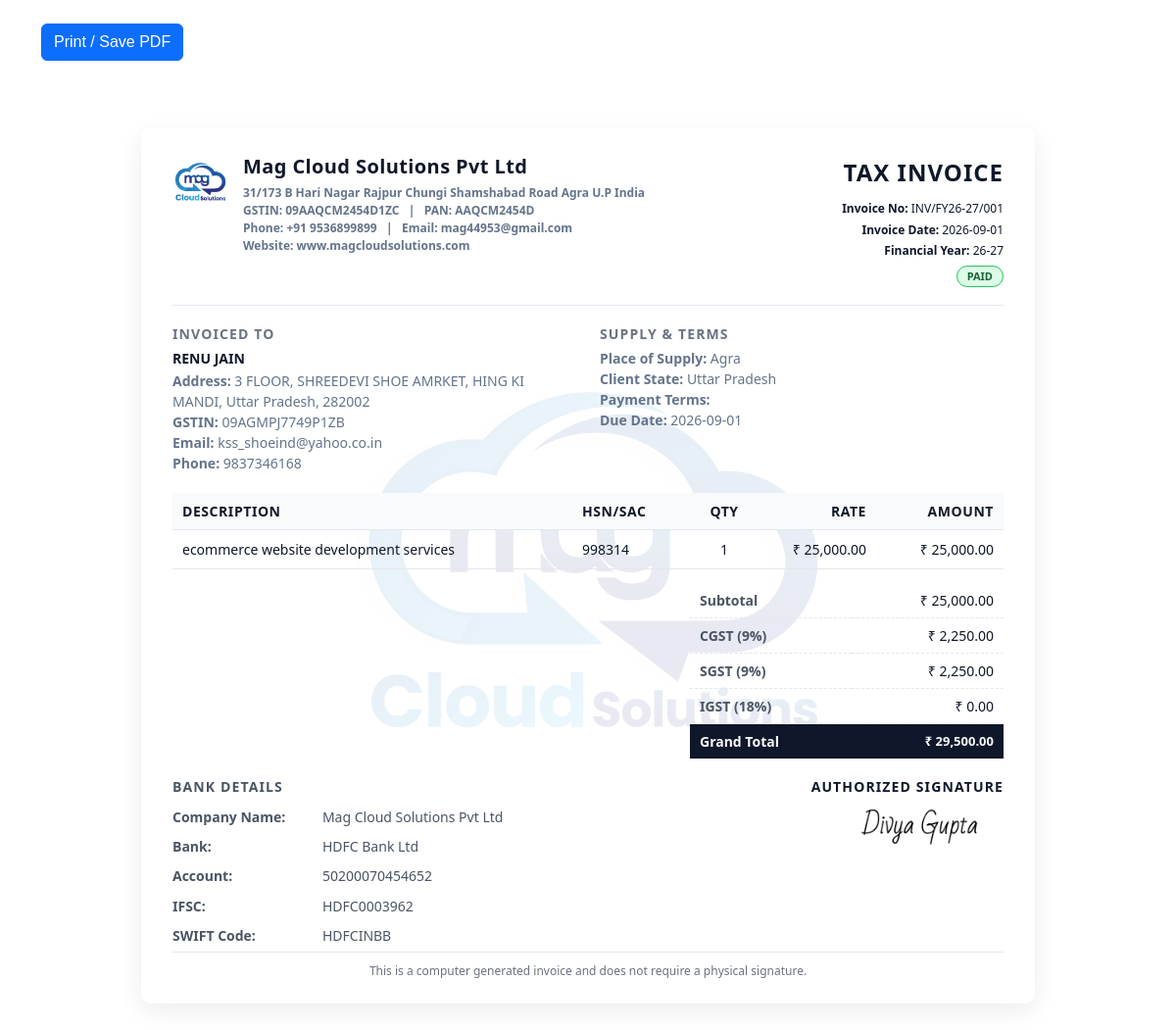
The app's page /modules/invoices/view-invoice.php?id=57 with its own data.
### tables this page shows
CREATE TABLE `company_settings` (
  `id` int(11) NOT NULL,
  `company_name` varchar(200) DEFAULT NULL,
  `address` text DEFAULT NULL,
  `state` varchar(100) DEFAULT NULL,
  `gstin` varchar(50) DEFAULT NULL,
  `pan` varchar(50) DEFAULT NULL,
  `phone` varchar(20) DEFAULT NULL,
  `email` varchar(100) DEFAULT NULL,
  `website` varchar(200) NOT NULL,
  `bank_name` varchar(200) DEFAULT NULL,
  `account_number` varchar(100) DEFAULT NULL,
  `ifsc` varchar(50) DEFAULT NULL,
  `swift_code` varchar(50) DEFAULT NULL,
  `logo` varchar(200) DEFAULT NULL,
  `signature` varchar(200) DEFAULT NULL,
  `created_at` timestamp NOT NULL DEFAULT current_timestamp()
);

CREATE TABLE `invoices` (
  `id` int(11) NOT NULL,
  `invoice_number` varchar(50) DEFAULT NULL,
  `invoice_type` enum('gst','export') DEFAULT NULL,
  `client_id` int(11) DEFAULT NULL,
  `invoice_date` date DEFAULT NULL,
  `financial_year` varchar(20) DEFAULT NULL,
  `subtotal` decimal(10,2) DEFAULT NULL,
  `tax_amount` decimal(10,2) DEFAULT NULL,
  `total_amount` decimal(10,2) DEFAULT NULL,
  `currency` varchar(10) DEFAULT NULL,
  `status` varchar(20) DEFAULT NULL,
  `created_at` timestamp NOT NULL DEFAULT current_timestamp(),
  `place_of_supply` varchar(100) DEFAULT NULL,
  `payment_terms` varchar(100) DEFAULT NULL,
  `due_date` date DEFAULT NULL,
  `cgst` decimal(10,2) DEFAULT NULL,
  `sgst` decimal(10,2) DEFAULT NULL,
  `igst` decimal(10,2) DEFAULT 0.00,
  `grand_total` decimal(10,2) DEFAULT NULL,
  `deleted_at` datetime DEFAULT NULL
);

CREATE TABLE `clients` (
  `id` int(11) NOT NULL,
  `client_name` varchar(150) DEFAULT NULL,
  `company_name` varchar(150) DEFAULT NULL,
  `email` varchar(100) DEFAULT NULL,
  `phone` varchar(20) DEFAULT NULL,
  `address` text DEFAULT NULL,
  `state` varchar(100) DEFAULT NULL,
  `country` varchar(100) DEFAULT NULL,
  `gstin` varchar(20) DEFAULT NULL,
  `ved_no` varchar(200) NOT NULL,
  `created_at` timestamp NOT NULL DEFAULT current_timestamp()
);

CREATE TABLE `invoice_items` (
  `id` int(11) NOT NULL,
  `invoice_id` int(11) DEFAULT NULL,
  `description` text DEFAULT NULL,
  `qty` int(11) DEFAULT NULL,
  `unit_price` decimal(10,2) DEFAULT NULL,
  `hsn_code` varchar(50) DEFAULT NULL,
  `tax_rate` decimal(5,2) DEFAULT NULL,
  `amount` decimal(10,2) DEFAULT NULL
);

### includes/functions.php (called while the page is built, shortened)
<?php
function getCurrencySymbol($currency){
  $map = [
    'INR' => '₹',
    'USD' => '$',
    'EUR' => '€',
    'GBP' => '£',
  ];
  $code = strtoupper(trim((string)$currency));
  return $map[$code] ?? $code;
}
function formatMoney($amount, $currency){
  return getCurrencySymbol($currency) . ' ' . number_format((float)$amount, 2);
}
?>

### templates/invoice-gst.php (the view, shortened to what this page needs)
<?php
$isPaid = isset($data['status']) && strtolower($data['status']) === 'paid';
$statusLabel = $isPaid ? 'PAID' : 'UNPAID';
$statusClass = $isPaid ? 'paid' : 'unpaid';
?>
<div class="invoice-shell">
  <div class="invoice-wrap">
    <?php if(!empty($company['logo'])){ ?>
      <div class="invoice-watermark" aria-hidden="true">
        <img src="../../uploads/logo/<?php echo htmlspecialchars($company['logo'], ENT_QUOTES); ?>" alt="">
      </div>
    <?php } ?>
    <div class="invoice-body">
    <div class="inv-header">
      <div class="brand-left">
        <?php if(!empty($company['logo'])){ ?>
          <img src="../../uploads/logo/<?php echo $company['logo']; ?>" alt="Logo">
        <?php } ?>
        <div class="brand-text">
          <h3><?php echo $company['company_name']; ?></h3>
          <p>
            <?php echo nl2br($company['address']); ?><br>
            GSTIN: <?php echo $company['gstin']; ?> &nbsp; | &nbsp;
            PAN: <?php echo $company['pan']; ?><br>
            Phone: <?php echo $company['phone']; ?> &nbsp; | &nbsp;
            Email: <?php echo $company['email']; ?><br>
            Website: <?php echo $company['website']; ?>
          </p>
        </div>
      </div>
      <div class="meta-right">
        <p class="doc-title">TAX INVOICE</p>
        <div class="meta-grid">
          <div><b>Invoice No:</b> <?php echo $data['invoice_number']; ?></div>
          <div><b>Invoice Date:</b> <?php echo $data['invoice_date']; ?></div>
          <div><b>Financial Year:</b> <?php echo $data['financial_year']; ?></div>
        </div>
        <div class="status-pill <?php echo $statusClass; ?>">
          <?php echo $statusLabel; ?>
        </div>
      </div>
    </div>
    <div class="divider"></div>
    <div class="party-row">
      <div class="party-col">
        <div class="label-heading">Invoiced To</div>
        <div class="party-name"><?php echo $data['client_name']; ?></div>
        <div class="muted"><b>Address:</b> <?php echo nl2br($data['address']); ?></div>
        <?php if(!empty($data['gstin'])){ ?>
          <div class="muted"><b>GSTIN:</b> <?php echo $data['gstin']; ?></div>
        <?php } ?>
        <?php if(!empty($data['email'])){ ?>
          <div class="muted"><b>Email:</b> <?php echo $data['email']; ?></div>
        <?php } ?>
        <?php if(!empty($data['phone'])){ ?>
          <div class="muted"><b>Phone:</b> <?php echo $data['phone']; ?></div>
        <?php } ?>
      </div>
      <div class="party-col">
        <div class="label-heading">Supply &amp; Terms</div>
        <div class="muted">
          <b>Place of Supply:</b> <?php echo $data['place_of_supply']; ?><br>
          <?php if(!empty($data['state'])){ ?>
            <b>Client State:</b> <?php echo $data['state']; ?><br>
          <?php } ?>
          <b>Payment Terms:</b> <?php echo $data['payment_terms']; ?><br>
          <?php if(!empty($data['due_date'])){ ?>
            <b>Due Date:</b> <?php echo $data['due_date']; ?>
          <?php } ?>
        </div>
      </div>
    </div>
    <table class="items">
      <thead>
        <tr>
          <th>Description</th>
          <th style="width:120px">HSN/SAC</th>
          <th class="text-center" style="width:70px">Qty</th>
          <th class="text-right" style="width:120px">Rate</th>
          <th class="text-right" style="width:130px">Amount</th>
        </tr>
      </thead>
      <tbody>
        <?php foreach($items_arr as $item){ ?>
          <tr>
            <td><?php echo $item['description']; ?></td>
            <td><?php echo $item['hsn_code']; ?></td>
            <td class="text-center"><?php echo $item['qty']; ?></td>
            <td class="text-right"><?php echo formatMoney($item['unit_price'], 'INR'); ?></td>
            <td class="text-right"><?php echo formatMoney($item['amount'], 'INR'); ?></td>
          </tr>
        <?php } ?>
      </tbody>
    </table>
    <div class="totals-wrap">
      <table class="summary">
        <tr>
          <th>Subtotal</th>
          <td><?php echo formatMoney($data['subtotal'], 'INR'); ?></td>
        </tr>
        <tr>
          <th>CGST (9%)</th>
          <td><?php echo formatMoney($data['cgst'] ?? 0, 'INR'); ?></td>
        </tr>
        <tr>
          <th>SGST (9%)</th>
          <td><?php echo formatMoney($data['sgst'] ?? 0, 'INR'); ?></td>
        </tr>
        <tr>
          <th>IGST (18%)</th>
          <td><?php echo formatMoney($data['igst'] ?? 0, 'INR'); ?></td>
        </tr>
        <tr class="grand">
          <th>Grand Total</th>
          <td><?php echo formatMoney($data['grand_total'], 'INR'); ?></td>
        </tr>
      </table>
    </div>
    <div class="footer-grid">
      <div class="bank">
      <div class="note-label">Bank Details</div>
  <table style="width: 70%; border-collapse: collapse;">
    <tr>
      <td style="padding: 4px 0;"><strong>Company Name:</strong></td>
      <td style="padding: 4px 0;"><?php echo $company['company_name']; ?></td>
    </tr>
    <tr>
      <td style="padding: 4px 0;"><strong>Bank:</strong></td>
      <td style="padding: 4px 0;"><?php echo $company['bank_name']; ?></td>
    </tr>
    <tr>
      <td style="padding: 4px 0;"><strong>Account:</strong></td>
      <td style="padding: 4px 0;"><?php echo $company['account_number']; ?></td>
    </tr>
    <tr>
      <td style="padding: 4px 0;"><strong>IFSC:</strong></td>
      <td style="padding: 4px 0;"><?php echo $company['ifsc']; ?></td>
    </tr>
    <tr>
      <td style="padding: 4px 0;"><strong>SWIFT Code:</strong></td>
      <td style="padding: 4px 0;"><?php echo $company['swift_code']; ?></td>
    </tr>
  </table>
</div>
      <div class="sign">
        <div class="note-label">Authorized Signature</div>
        <?php if(!empty($company['signature'])){ ?>
          <img src="../../uploads/signature/<?php echo $company['signature']; ?>" alt="Signature">
        <?php } ?>
      </div>
    </div>
    <div class="print-footnote">
      This is a computer generated invoice and does not require a physical signature.
    </div>
    </div>
  </div>
</div>

### modules/invoices/view-invoice.php (shortened to what this page needs)
<?php
require_once __DIR__ . "/../../config/database.php";
require_once __DIR__ . "/../../includes/functions.php";
$company = mysqli_query($conn,"SELECT * FROM company_settings LIMIT 1");
$company = mysqli_fetch_assoc($company);
$id = $_GET['id'];
$invoice = mysqli_query($conn,"
SELECT invoices.*, clients.*
FROM invoices
LEFT JOIN clients ON invoices.client_id = clients.id
WHERE invoices.id='$id'
");
$data = mysqli_fetch_assoc($invoice);
$items = mysqli_query($conn,"
SELECT * FROM invoice_items
WHERE invoice_id='$id'
");
$type = $data['invoice_type'];
?>
<!DOCTYPE html>
<html>
<head>
<link href="https://cdn.jsdelivr.net/npm/bootstrap@5.3.0/dist/css/bootstrap.min.css" rel="stylesheet">
</head>
<body>
<div class="container mt-4">
<button onclick="window.print()" class="btn btn-primary print-btn">
Print / Save PDF
</button>
<?php
$items_arr = [];
while($item = mysqli_fetch_assoc($items)){
    $items_arr[] = $item;
}
if($type === 'gst'){
    include __DIR__ . "/../../templates/invoice-gst.php";
}else{
    include __DIR__ . "/../../templates/invoice-export.php";
}
?>
</div>
</body>
</html>

### modules/invoices/view-invoice.php (style rules this page uses)
body { font-family: Arial; background:#fff; }
.print-btn { margin-bottom:20px; }

### templates/invoice-gst.php (style rules this page uses)
.invoice-shell { max-width: 960px; margin: 24px auto; padding: 24px; }
.invoice-wrap { position: relative; overflow: hidden; background:#ffffff; border-radius:10px; box-shadow:0 8px 25px rgba(15,23,42,0.08); padding:28px 32px 24px; font-family:system-ui,-apple-system,BlinkMacSystemFont,"Segoe UI",sans-serif; color:#0f172a; font-size:13px; }
.invoice-body { position: relative; z-index: 1; display:flex; flex-direction:column; min-height:100%; }
.invoice-watermark { position:absolute; inset:0; display:flex; align-items:center; justify-content:center; z-index:0; pointer-events:none; }
.invoice-watermark img { max-width:55%; max-height:70%; width:auto; height:auto; object-fit:contain; opacity:0.1; }
.inv-header { display:flex; justify-content:space-between; gap:24px; align-items:flex-start; }
.brand-left { display:flex; gap:16px; align-items:flex-start; }
.brand-left img { display:block; max-height:56px; width:auto; }
.brand-text h3 { margin:0; font-size:20px; font-weight:800; letter-spacing:0.4px; }
.brand-text p { margin:6px 0 0; font-size:12px; font-weight:600; line-height:1.5; color:#64748b; }
.meta-right { text-align:right; font-size:12px; }
.meta-right .doc-title { font-size:24px; font-weight:800; letter-spacing:1px; text-transform:uppercase; margin:0 0 4px; }
.status-pill { display:inline-flex; align-items:center; padding:2px 10px; border-radius:999px; font-size:11px; font-weight:700; margin-top:4px; }
.status-pill.paid { background:#dcfce7; color:#166534; border:1px solid #22c55e; }
.meta-grid { margin-top:8px; }
.meta-grid div { line-height:1.8; }
.divider { margin:18px 0; border-bottom:1px solid #e2e8f0; }
.party-row { display:flex; gap:24px; margin-bottom:8px; }
.party-col { flex:1; font-size:14px; line-height:1.5; }
.label-heading { font-size:14px; font-weight:700; letter-spacing:0.08em; text-transform:uppercase; color:#6b7280; margin-bottom:4px; }
.party-name { font-weight:700; margin-bottom:2px; }
.muted { color:#64748b; }
table.items { width:100%; border-collapse:collapse; font-size:14px; margin-top:12px; }
table.items thead th { background:#f9fafb; color:#111827; font-weight:700; text-transform:uppercase; font-size:14px; letter-spacing:0.04em; padding:8px 10px; border-bottom:1px solid #e2e8f0; }
table.items td { padding:9px 10px; border-bottom:1px solid #e5e7eb; vertical-align:top; }
.text-right { text-align:right; white-space:nowrap; }
.text-center { text-align:center; }
.totals-wrap { display:flex; justify-content:flex-end; margin-top:14px; }
table.summary { width:320px; border-collapse:collapse; font-size:14px; }
table.summary th, table.summary td { padding:7px 10px; }
table.summary tr:not(.grand) th { color:#4b5563; font-weight:600; }
table.summary tr:not(.grand) td { text-align:right; color:#111827; }
table.summary tr:not(.grand) { border-bottom:1px dashed #e5e7eb; }
.grand { background:#0f172a; color:#f9fafb; }
.grand th { font-weight:700; }
.grand td { font-weight:800; font-size:13px; text-align:right; }
.footer-grid { display:flex; gap:20px; margin-top:18px; align-items:flex-start; }
.bank { flex:1.2; font-size:14px; line-height:1.6; color:#4b5563; }
.sign { width:260px; text-align:right; font-size:14px; }
.sign img { margin-top:8px; max-width:170px; height:auto; }
.note-label { font-weight:700; text-transform:uppercase; letter-spacing:0.08em; font-size:14px; margin-bottom:4px; }
.print-footnote { margin-top: auto; padding-top: 10px; text-align:center; font-size:12px; color:#6b7280; border-top:1px solid #e5e7eb; }

### records on screen
company_settings: logo (picture), company_name "Mag Cloud Solutions Pvt Ltd", address "31/173 B Hari Nagar Rajpur Chungi Shamshabad Road Agra U.P India", gstin "09AAQCM2454D1ZC", pan "AAQCM2454D", phone "+91 9536899899", email "mag44953@gmail.com", website "www.magcloudsolutions.com", bank_name "HDFC Bank Ltd", account_number "50200070454652", ifsc "HDFC0003962", swift_code "HDFCINBB", signature (picture)
invoices: invoice_number "INV/FY26-27/001", invoice_date "2026-09-01", financial_year "26-27", status "PAID", client.client_name "RENU JAIN", client.address "3 FLOOR, SHREEDEVI SHOE AMRKET, HING KI MANDI, Uttar Pradesh, 282002", client.gstin "09AGMPJ7749P1ZB", client.email "kss_shoeind@yahoo.co.in", client.phone "9837346168", place_of_supply "Agra", client.state "Uttar Pradesh", due_date "2026-09-01", subtotal.unit_price "₹ 25,000.00", cgst "₹ 2,250.00", formatMoney($data['sgst'] ?? 0, 'INR') "₹ 2,250.00", igst "₹ 0.00", grand_total "₹ 29,500.00"
invoice_items: description "ecommerce website development services", hsn_code "998314", qty "1", unit_price "₹ 25,000.00", formatMoney($item['amount'], 'INR') "₹ 25,000.00"
